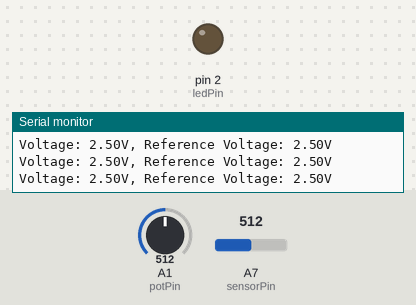
Simulated run of this sketch. Board: Arduino Nano, built with avr-gcc and run on an emulated ATmega328P. On the bench: output pins drawn as LEDs (lit = HIGH), the last lines printed to the serial monitor. The test bench sets the inputs (shaded band); at power-on: A7 (sensorPin) = 512, A1 (potPin) = 512.

Above: at 1.2 s.
1.3 s: A7 (sensorPin) set to 522
At 2.1 s:
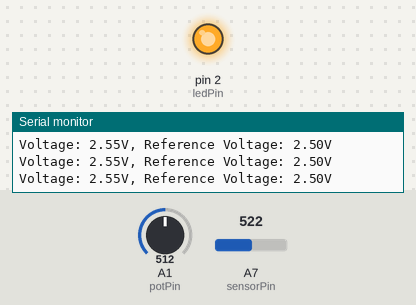
2.8 s: A7 (sensorPin) set to 511
At 3.9 s:
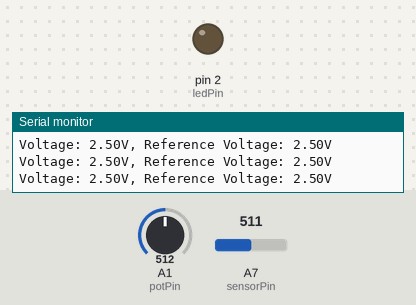
5.8 s: A7 (sensorPin) set to 716
At 6.3 s:
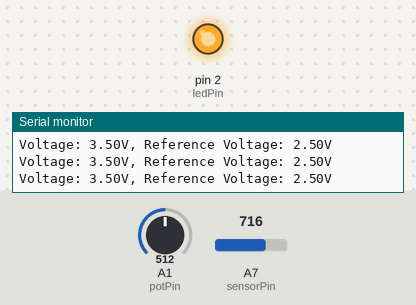
Timing chart, 0 to 8.8 s (numbered marks = the images above; inputs shaded):
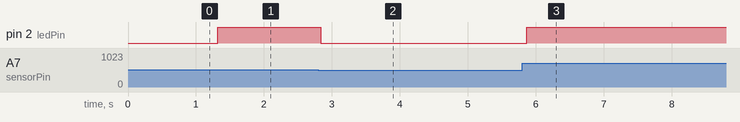

Measured:
- the behaviour switches between 512 and 513 on A7 (sensorPin) (found by bisection; images 0 and 1)
- after the input at 1.3 s, pin 2 (ledPin): LOW → HIGH at once
- after the input at 2.8 s, pin 2 (ledPin): HIGH → LOW at once
- after the input at 5.8 s, pin 2 (ledPin): LOW → HIGH after 0.07 s

The sketch:

ARDUINO.ino
```cpp
const int sensorPin = A7;  // Pin analógico para leer el sensor de voltaje
const int potPin = A1;     // Pin analógico para leer el potenciómetro
const int ledPin = 2;      // Pin digital para el LED rojo

// Variables
int sensorValue = 0;       // Almacenar el valor del sensor de voltaje
int potValue = 0;          // Almacenar el valor del potenciómetro
float voltage = 0.0;       // Almacenar el voltaje calculado
float refVoltage = 0.0;    // Almacenar el voltaje de referencia

void setup() {
  pinMode(sensorPin, INPUT);
  pinMode(potPin, INPUT);
  pinMode(ledPin, OUTPUT);
  Serial.begin(9600);
}

void loop() {
  // Leer el valor del sensor de voltaje
  sensorValue = analogRead(sensorPin);

  // Convertir el valor a voltaje
  voltage = sensorValue * (5.0 / 1023.0); // El Arduino Nano tiene un rango de 0-5V en el pin analógico

  // Leer el valor del potenciómetro y calcular el voltaje de referencia
  potValue = analogRead(potPin);
  refVoltage = potValue * (5.0 / 1023.0); // Convertir el valor del potenciómetro a voltaje

  // Imprimir los valores en el puerto serie (para propósitos de depuración)
  Serial.print("Voltage: ");
  Serial.print(voltage);
  Serial.print("V, Reference Voltage: ");
  Serial.print(refVoltage);
  Serial.println("V");

  // Comprobar si el voltaje es bajo comparado con el voltaje de referencia
  if (voltage > refVoltage) {
    // Encender el LED rojo
    digitalWrite(ledPin, HIGH);
  } else {
    // Apagar el LED rojo
    digitalWrite(ledPin, LOW);
  }

  delay(100);
}
```
